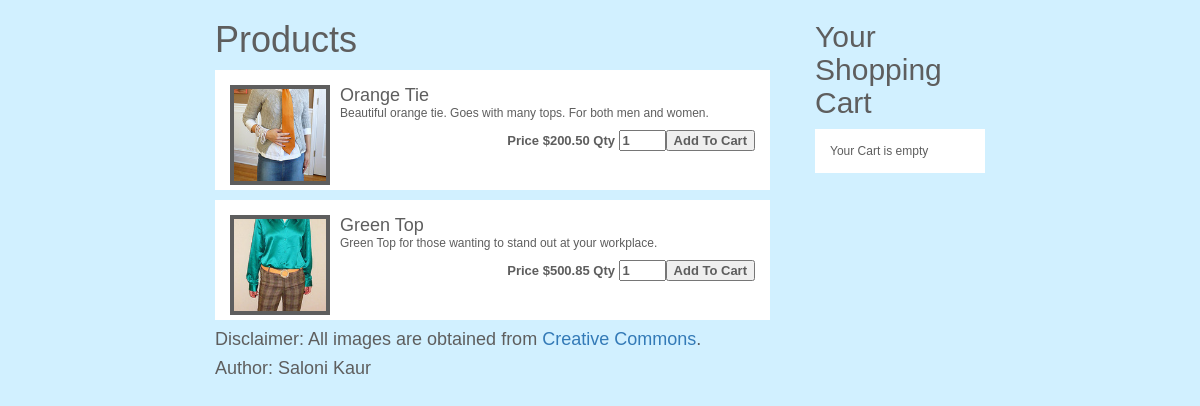
The page / on the database its author committed.
### tables this page shows
CREATE TABLE IF NOT EXISTS `products` (
  `id` int(11) NOT NULL AUTO_INCREMENT,
  `product_code` varchar(60) NOT NULL,
  `product_name` varchar(60) NOT NULL,
  `product_desc` tinytext NOT NULL,
  `product_img_name` varchar(60) NOT NULL,
  `price` decimal(10,2) NOT NULL,
  PRIMARY KEY (`id`),
  UNIQUE KEY `product_code` (`product_code`)
);

### config.php (called while the page is built, shortened)
<?php
$currency = '$';
?>

### index.php (the view, shortened to what this page needs)
<?php
include_once("config.php");
?>
<!DOCTYPE html>
<html>
<head>
    <link href="css/bootstrap.min.css" rel="stylesheet">
    <link href="style/style.css" rel="stylesheet" type="text/css">
</head>
<body>
<div class="col-md-6">
    <h1>Products</h1>
    <div class="col-md-12" style="padding-left:0;">
    <?php
	$current_url = base64_encode($url="http://".$_SERVER['HTTP_HOST'].$_SERVER['REQUEST_URI']);
	$results = $mysqli->query("SELECT * FROM products ORDER BY id ASC");
    if ($results) {
        while($obj = $results->fetch_object())
        {
			echo '<div class="product">';
            echo '<form method="post" action="cart_update.php">';
			echo '<div class="product-thumb"><img src="images/'.$obj->product_img_name.'" style="height:100px;width:100px;border-style: solid;border-width: 4px;"></div>';
            echo '<div class="product-content"><h3>'.$obj->product_name.'</h3>';
            echo '<div class="product-desc">'.$obj->product_desc.'</div>';
            echo '<div class="product-info">';
			echo 'Price '.$currency.$obj->price. '   ';
            echo 'Qty <input type="text" name="product_qty" value="1" size="3" />';
			echo '<button class="add_to_cart">Add To Cart</button>';
			echo '</div></div>';
            echo '</form>';
            echo '</div>';
        }
    }
    ?>
    <h4>Disclaimer: All images are obtained from <a href="https://www.flickr.com/search/?q=clothing%20photos">Creative Commons</a>.</h4>
    <h4>Author: Saloni Kaur</h4>
    </div>
</div>
<div class="col-md-2">
    <h2>Your Shopping Cart</h2>
    <div class="shopping-cart">
        <?php
        if(isset($_SESSION["products"]))
        {
            $total = 0;
            echo '<ol>';
            foreach ($_SESSION["products"] as $cart_itm)
            {
                echo '<li class="cart-itm">';
                echo '<span class="remove-itm"><a href="cart_update.php?removep='.$cart_itm["code"].'&return_url='.$current_url.'">&times;</a></span>';
                echo '<h3>'.$cart_itm["name"].'</h3>';
                echo '<div class="p-code">P code : '.$cart_itm["code"].'</div>';
                echo '<div class="p-qty">Qty : '.$cart_itm["qty"].'</div>';
                echo '<div class="p-price">Price :'.$currency.$cart_itm["price"].'</div>';
                echo '</li>';
                 $subtotal = ($cart_itm["price"]*$cart_itm["qty"]);
                $total = ($total + $subtotal);
            }
            echo '</ol>';
            echo '<span class="check-out-txt"><strong>Total : '.$currency.$total.'</strong> <a href="view_cart.php">Check-out!</a></span>';
        	echo '<span class="empty-cart"><a href="cart_update.php?emptycart=1&return_url='.$current_url.'">Empty Cart</a></span>';
        }else{
            echo 'Your Cart is empty';
        }
        ?>
    </div>
</div>
</body>
</html>

### style/style.css (style rules this page uses)
body { background-color: #D1F0FF; font: 12px Arial, Helvetica, sans-serif; color: #5E5E5E; }
.product { margin-bottom: 10px; height: 100px; background: #FFF; padding: 15px; min-height: 120px }
.product .product-thumb { float: left; height: 100px; width: 100px; margin-right: 10px; }
.product .product-content { overflow:hidden; }
.product .product-content h3 { font: 18px "Trebuchet MS", Arial; margin: 0px; padding: 0px; }
.product .product-info { float: right; font-size: 13px; font-weight: bold; margin-top:10px; }
.shopping-cart { float: left; background: #FFF; margin-bottom: 10px; background: #FFF; padding: 15px; width: 100%; }

### rows shown on the page
products: product_img_name (picture), product_name "Orange Tie", product_desc "Beautiful orange tie. Goes with many tops. For both men and women.", price "200.50"
products: product_img_name (picture), product_name "Green Top", product_desc "Green Top for those wanting to stand out at your workplace.", price "500.85"
